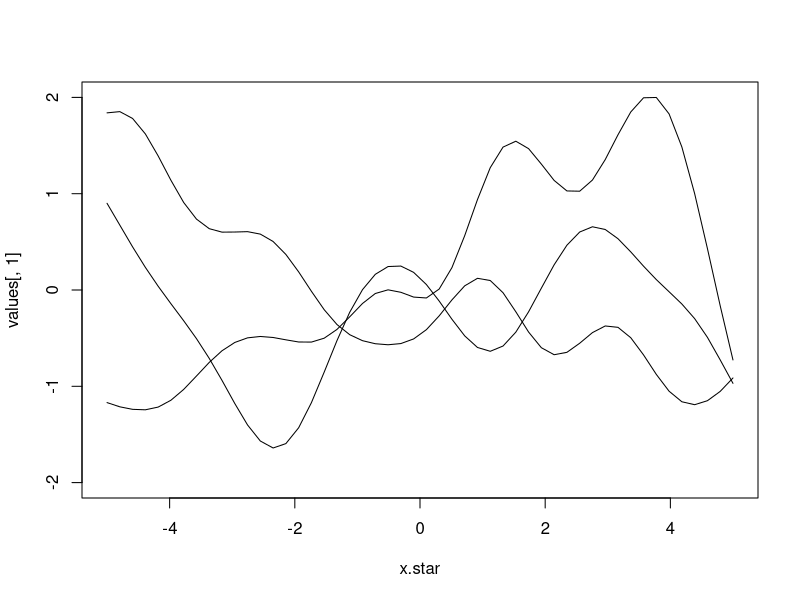
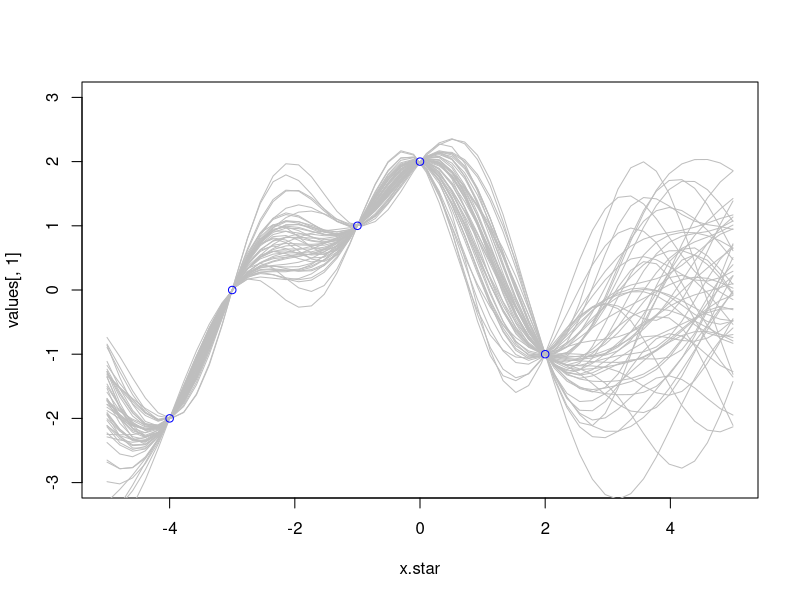
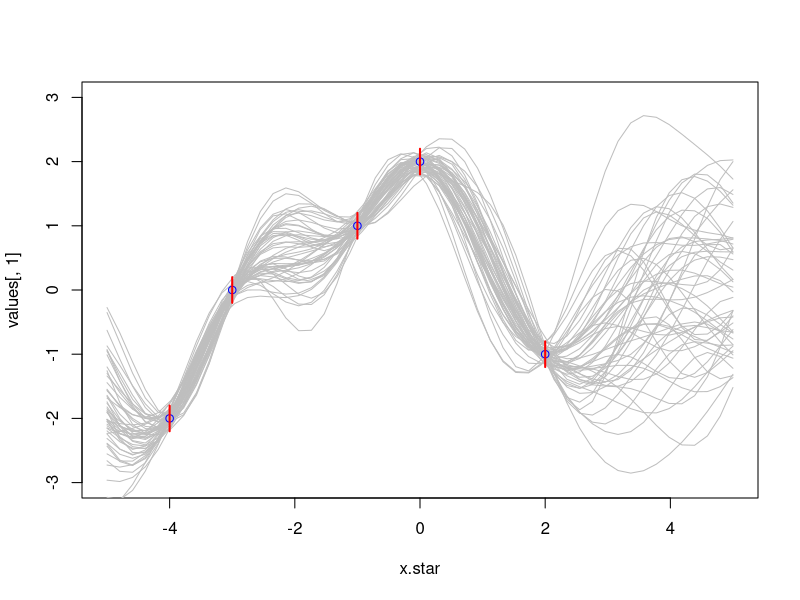

Write the R code that produced these figures, in order.
# Description: 
#   Demo of Gaussian process regression with R.
#
# Details:
#   Chapter 2 of Rasmussen and Williams's book `Gaussian Processes
#   for Machine Learning' provides a detailed explanation of the
#   math for Gaussian process regression.  It doesn't provide
#   much in the way of code though.  This Gist is a brief demo
#   of the basic elements of Gaussian process regression, as
#   described on pages 13 to 16.
#
# License: GNU v3
#
# Date: October 18, 2016
#
# Authors:
#    Originally called GP.R.
#    Rcode was written by James Keirstead.
#    Rcode was modified by Jiali Lin.
#    Depts. of Statistics, Virginia Tech,
#    Hutcheson Hall, 403K, Blacksburg, VA 24061 
#
# References:
#    https://gist.github.com/jkeirstead/2312411
# 
# See Also:
#    http://www.jameskeirstead.ca/blog/gaussian-process-regression-with-r/

# Load in the required libraries for data manipulation
# and multivariate normal distribution

# Set a seed for repeatable plots
rm(list = ls())
set.seed(12345)
require(MASS)

calcSigma <- function(X1, X2, l = 1) {
  
  # Calculates the covariance matrix sigma using a
  # simplified version of the squared exponential function.
  #
  # Parameters:
  #  X1, X2 = vectors
  # 	l = the scale length parameter
  # Returns:
  # 	a covariance matrix
  
  Sigma <- matrix(rep(0, length(X1) * length(X2)), nrow = length(X1))
  for (i in 1:nrow(Sigma)) {
    for (j in 1:ncol(Sigma)) {
      Sigma[i, j] <- exp(-0.5 * (abs(X1[i] - X2[j]) / l)^2)
    }
  }
  return(Sigma)
}

# 1. Plot some sample functions from the Gaussian process
# as shown in Figure 2.2(a)

# Define the points at which we want to define the functions
x.star <- seq(-5, 5, len = 50)

# Calculate the covariance matrix
sigma <- calcSigma(x.star, x.star)

# Generate a number of functions from the process
n.samples <- 3
values <- matrix(NA, nrow = length(x.star), ncol = n.samples)
for (i in 1:n.samples) {
  # Each column represents a sample from a multivariate normal distribution
  # with zero mean and covariance sigma
  values[, i] <- mvrnorm(1, rep(0, length(x.star)), sigma)
}

plot(x.star, values[, 1], type = 'l', ylim = c(-2, 2))
for (i in 2:n.samples){
  lines(x.star, values[, i])
}


# 2. Now let's assume that we have some known data points;
# this is the case of Figure 2.2(b). In the book, the notation 'f'
# is used for f$y below.  I've done this to make the ggplot code
# easier later on.
f <- data.frame(x = c(-4, -3, -1, 0, 2),
               y = c(-2, 0, 1, 2, -1))

# Calculate the covariance matrices
# using the same x.star values as above
x <- f$x
k.xx <- calcSigma(x, x)
k.xxs <- calcSigma(x, x.star)
k.xsx <- calcSigma(x.star, x)
k.xsxs <- calcSigma(x.star, x.star)

# These matrix calculations correspond to equation (2.19)
# in the book.
f.star.bar <- k.xsx %*% solve(k.xx) %*% f$y
cov.f.star <- k.xsxs - k.xsx %*% solve(k.xx) %*% k.xxs

# This time we'll plot more samples.  We could of course
# simply plot a +/- 2 standard deviation confidence interval
# as in the book but I want to show the samples explicitly here.
n.samples <- 50
values <- matrix(rep(0, length(x.star) * n.samples), ncol = n.samples)
for (i in 1:n.samples) {
  values[, i] <- mvrnorm(1, f.star.bar, cov.f.star)
}

plot(x.star, values[, 1], type = 'l', ylim = c(-3, 3), col = 'gray')
for (i in 2:n.samples){
  lines(x.star, values[, i], col = 'gray')
}
points(f$x, f$y, pch=21, col = 'blue')


# 3. Now assume that each of the observed data points have some
# normally-distributed noise.

# The standard deviation of the noise
sigma.n <- 0.1

# Recalculate the mean and covariance functions
f.bar.star <- k.xsx %*% solve(k.xx + sigma.n^2 * diag(1, ncol(k.xx))) %*% f$y
cov.f.star <- k.xsxs - k.xsx %*% solve(k.xx + sigma.n^2 * diag(1, ncol(k.xx))) %*% k.xxs

# Recalulate the sample functions
values <- matrix(rep(0, length(x.star) * n.samples), ncol = n.samples)
for (i in 1:n.samples) {
  values[, i] <- mvrnorm(1, f.bar.star, cov.f.star)
}

plot(x.star, values[, 1], type = 'l', ylim = c(-3, 3), col = 'gray')
for (i in 2:n.samples){
  lines(x.star, values[, i], col = 'gray')
}
points(f$x, f$y, pch = 21, col = 'blue')
for (i in 1:length(f$x)){
  lines(c(f$x[i], f$x[i]), c(f$y[i] - 2 * sigma.n, f$y[i] + 2 * sigma.n), col = 'red', lwd = 2)
}